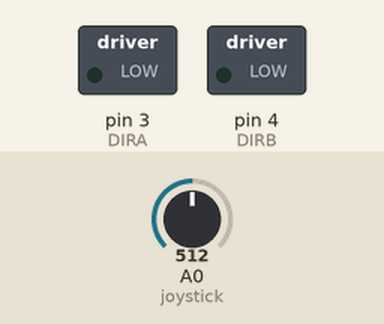
Simulated run of this sketch. Board: Arduino Uno, built with avr-gcc and run on an emulated ATmega328P. Parts: switched loads named in the sketch (green lamp = pin HIGH). Inputs (shaded band) come from the test bench; at power-on: A0 (joystick) = 512. Pins used as bus, display or sensor lines are not drawn; what the sketch prints to the serial monitor is not drawn.

Above: at 1.2 s.
1.3 s: A0 (joystick) set to 531
At 2.5 s:
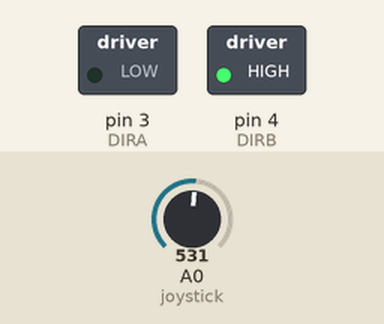
2.8 s: A0 (joystick) set to 511
At 3.1 s:
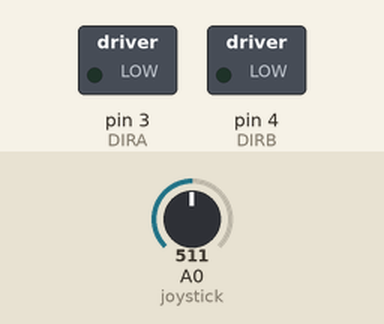
5.8 s: A0 (joystick) set to 306
At 7.1 s:
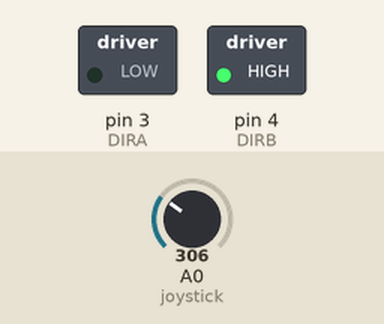
Timing chart, 0 to 8.8 s (numbered marks = the images above; inputs shaded):
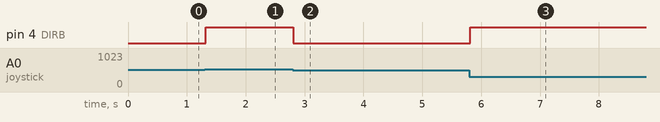

Measured:
- the behaviour switches between 513 and 514 on A0 (joystick) (found by bisection; images 0 and 1)
- after the input at 1.3 s, pin 4 (DIRB): LOW → HIGH at once
- after the input at 2.8 s, pin 4 (DIRB): HIGH → LOW at once
- after the input at 5.8 s, pin 4 (DIRB): LOW → HIGH at once

The sketch:

Lab5Code.ino
```cpp
/************************
Exercise the motor using
the L293D chip
************************/

#define ENABLE 5
#define DIRA 3
#define DIRB 4
#define joystick A0

const int X_pin = A0; // analog pin connected to X output

int i;
int motor_control;


void setup() {
  //---set pin direction
  pinMode(ENABLE,OUTPUT);
  pinMode(DIRA,OUTPUT);
  pinMode(DIRB,OUTPUT);
//  pinMode(SW_pin, INPUT);
//  digitalWrite(SW_pin, HIGH);
  Serial.begin(9600);
}

void loop() {
Serial.println("One way, then reverse");
digitalWrite(ENABLE,HIGH); // enable on

motor_control = analogRead(joystick);
motor_control>>=1;

if(motor_control>255){
  analogWrite(ENABLE,motor_control);
    digitalWrite(DIRA,0);
    digitalWrite(DIRB,(motor_control - 256));
}

else
if(motor_control<255){
  analogWrite(ENABLE,joystick);
  digitalWrite(DIRA,0);
  digitalWrite(DIRB,(255-motor_control));
}
else{
 analogWrite(ENABLE,motor_control);
  digitalWrite(DIRA,0); //one way
  digitalWrite(DIRB,0);
}
}
```
